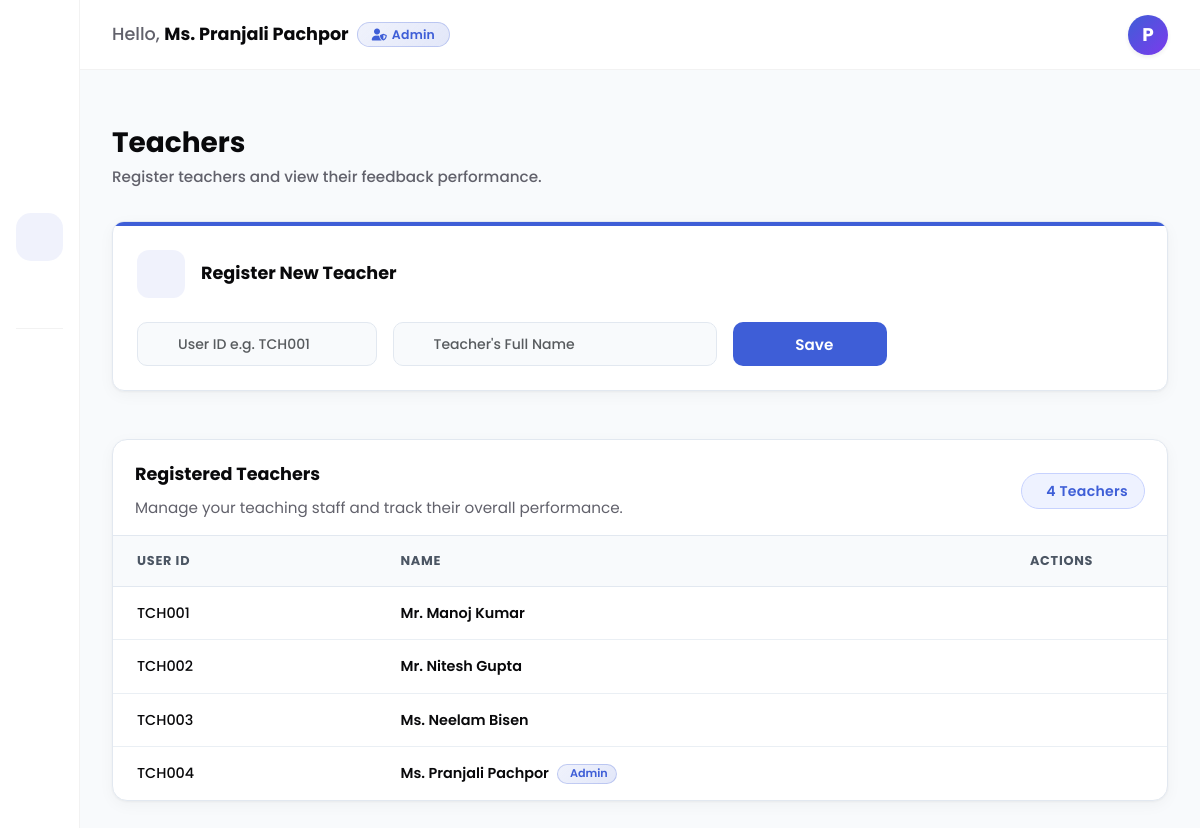
The app's page /admin/teachers (signed in) with its own data.
### tables this page shows
CREATE TABLE teachers (
            user_id TEXT PRIMARY KEY,
            name TEXT NOT NULL,
            password TEXT NOT NULL,
            admin TEXT DEFAULT 'no'
        );

### routes/admin.py (the view)
@admin_bp.route('/teachers')
@admin_required
def teachers():
    conn = get_db_connection()
    teachers_raw = conn.execute("""
        SELECT t.user_id, t.name, t.admin,
               (SELECT GROUP_CONCAT(s.subject_code || ' - ' || s.subject_name, ', ')
                FROM subject_teachers st
                JOIN subjects s ON st.subject_code = s.subject_code
                WHERE st.teacher_id = t.user_id) as assigned_subjects,
               (SELECT COUNT(id) FROM feedback WHERE teacher = t.user_id) as total_feedback,
               (SELECT AVG(rating_star) FROM feedback WHERE teacher = t.user_id) as avg_rating
        FROM teachers t
        WHERE LOWER(t.user_id) NOT LIKE 'adm%'
        GROUP BY t.user_id
        ORDER BY t.user_id ASC
    """).fetchall()
    all_teachers = []
    for t in teachers_raw:
        td = dict(t)
        td['avg_rating'] = round(t['avg_rating'], 1) if t['avg_rating'] else 0.0
        if td['assigned_subjects']:
            subs_list = [s.strip() for s in td['assigned_subjects'].split(',')]
            subs_list.sort()
            td['assigned_subjects'] = ', '.join(subs_list)
        all_teachers.append(td)
    conn.close()
    return render_template('admin/teachers.html', active_page='teachers', teachers=all_teachers, hide_navbar=True, hide_footer=True)

### database.py (called while the page is built)
def get_db_connection():
    conn = sqlite3.connect(DATABASE_FILE)
    conn.row_factory = sqlite3.Row
    conn.execute("PRAGMA foreign_keys = ON")
    return conn

### routes/admin.py (called while the page is built)
def admin_required(f):
    @wraps(f)
    def decorated_function(*args, **kwargs):
        if not session.get('user_id'):
            flash('Please log in to access this page.', 'danger')
            return redirect(url_for('main.index'))
        if session.get('role') != 'admin':
            flash('Access denied. Redirected to teacher dashboard.', 'danger')
            return redirect(url_for('admin.teacher_dashboard'))
        return f(*args, **kwargs)
    return decorated_function

@admin_bp.after_request
def add_no_cache_headers(response):
    response.headers['Cache-Control'] = 'no-store, no-cache, must-revalidate, max-age=0'
    response.headers['Pragma'] = 'no-cache'
    response.headers['Expires'] = '0'
    return response

### templates/admin/teachers.html (shortened to what this page needs)
{% extends "admin/base.html" %}
{% block admin_title %}Teachers{% endblock %}
{% block admin_subtitle %}Register teachers and view their feedback performance.{% endblock %}
{% block admin_content %}
<div class="row g-4 mb-5">
    <div class="col-lg-12">
        <div class="sa-action-card">
            <div style="height:4px;background:var(--primary);"></div>
            <div class="p-4">
                <div class="d-flex align-items-center gap-3 mb-4">
                    <div class="db-metric-icon">
                        <i class="fi fi-br-user-add"></i>
                    </div>
                    <div>
                        <h5 class="db-chart-title mb-0">Register New Teacher</h5>
                    </div>
                </div>
                <form action="{{ url_for('admin.add_teacher') }}" method="POST">
                    <div class="row g-3 align-items-center">
                        <div class="col-lg-3 col-md-4">
                            <input type="text" name="teacher_employee_id"
                                class="db-filter-input form-control shadow-none" placeholder="User ID e.g. TCH001"
                                style="text-transform: uppercase;" maxlength="6" required>
                        </div>
                        <div class="col-lg-4 col-md-5">
                            <input type="text" name="teacher_name" class="db-filter-input form-control shadow-none"
                                placeholder="Teacher's Full Name" required>
                        </div>
                        <div class="col-lg-2 col-md-3">
                            <button type="submit" class="db-filter-btn-submit w-100">
                                Save
                            </button>
                        </div>
                    </div>
                </form>
            </div>
        </div>
    </div>
</div>
<div class="db-table-card mt-4">
    <div class="db-table-card__header">
        <div>
            <h3 class="db-chart-title">Registered Teachers</h3>
            <p class="db-chart-desc">Manage your teaching staff and track their overall performance.</p>
        </div>
        {% if teachers %}
        <span
            class="badge rounded-pill px-3 py-2 fw-semibold d-inline-flex align-items-center justify-content-center gap-2"
            style="font-family: 'Poppins', sans-serif; font-size: 0.88rem; letter-spacing: 0.3px; height: 36px; background-color: var(--primary-light); color: var(--primary); border: 1px solid var(--primary-border) !important;">
            {{ teachers|length }} Teacher{{ 's' if teachers|length != 1 }}
        </span>
        {% endif %}
    </div>
    <div class="db-table-card__body">
        {% if teachers %}
        <div class="db-table-wrap">
            <table class="db-table db-table--compact db-table--narrow align-middle">
                <thead>
                    <tr>
                        <th style="width:25%;">User ID</th>
                        <th style="width:55%;">Name</th>
                        <th style="width:20%;" class="text-center">Actions</th>
                    </tr>
                </thead>
                <tbody>
                    {% for t in teachers %}
                    <tr>
                        <td class="db-table__date">{{ t.user_id }}</td>
                        <td class="db-table__teacher">
                            <div class="d-flex align-items-center gap-2">
                                <span class="fw-semibold">{{ t.name }}</span>
                                {% if t.admin == 'yes' %}
                                <span
                                    class="badge rounded-pill px-2 py-0.5 fw-semibold d-inline-flex align-items-center justify-content-center"
                                    style="font-family: 'Poppins', sans-serif; font-size: 0.7rem; background: linear-gradient(135deg, rgba(62, 94, 215, 0.08), rgba(62, 94, 215, 0.15)); color: var(--primary); border: 1px solid rgba(62, 94, 215, 0.25) !important; height: 20px;">
                                     Admin
                                </span>
                                {% endif %}
                            </div>
                        </td>
                        <td class="text-center">
                        </td>
                    </tr>
                    {% endfor %}
                </tbody>
            </table>
        </div>
        {% else %}
        <div class="db-table-empty py-5">
            <i class="fi fi-br-users-alt db-chart-empty__icon"></i>
            <p class="mt-2 text-muted fw-medium">No teachers registered yet. Add your first teacher above!</p>
        </div>
        {% endif %}
    </div>
</div>
{% endblock %}

### templates/admin/base.html (shortened to what this page needs)
{% extends "base.html" %}
{% block content %}
<div class="container-fluid p-0 admin-dashboard-container">
    <div class="row g-0">
        <div class="admin-sidebar d-flex flex-column">
            <div class="sidebar-brand px-4 d-flex align-items-center justify-content-between">
                <button type="button" class="btn-sidebar-close" id="sidebar-close-btn" title="Toggle Sidebar">
                </button>
            </div>
            <div class="px-3 py-4 flex-grow-1">
                <ul class="nav flex-column w-100" id="sidebar-menu">
                    {% if session.get('role') == 'admin' %}
                    <li class="nav-item mb-1">
                        <a href="{{ url_for('admin.dashboard') }}"
                            class="sidebar-nav-link sidebar-menu-item {% if active_page == 'dashboard' %}active{% endif %}">
                            <i class="sidebar-menu-icon fi fi-br-layout-fluid"></i>
                        </a>
                    </li>
                    <li class="nav-item mb-1">
                        <a href="{{ url_for('admin.feedbacks') }}"
                            class="sidebar-nav-link sidebar-menu-item {% if active_page == 'feedbacks' %}active{% endif %}">
                            <i class="sidebar-menu-icon fi fi-br-messages"></i>
                        </a>
                    </li>
                    <li class="nav-item mb-1">
                        <a href="{{ url_for('admin.teachers') }}"
                            class="sidebar-nav-link sidebar-menu-item {% if active_page == 'teachers' %}active{% endif %}">
                            <i class="sidebar-menu-icon fi fi-br-users"></i>
                        </a>
                    </li>
                    <li class="nav-item mb-1">
                        <a href="{{ url_for('admin.subjects') }}"
                            class="sidebar-nav-link sidebar-menu-item {% if active_page == 'subjects' %}active{% endif %}">
                            <i class="sidebar-menu-icon fi fi-br-book-open-cover"></i>
                        </a>
                    </li>
                    {% endif %}
                    {% if session.get('user_id') and not session.get('user_id').upper().startswith('ADM') %}
                    {% if session.get('role') == 'admin' %}
                    <li class="sidebar-divider"></li>
                    {% endif %}
                    <li class="nav-item mb-1">
                        <a href="{{ url_for('admin.teacher_dashboard') }}" class="sidebar-nav-link sidebar-menu-item {% if active_page == 'teacher_dashboard' %}active{% endif %}">
                            <i class="sidebar-menu-icon fi fi-br-stats"></i>
                        </a>
                    </li>
                    <li class="nav-item mb-1">
                        <a href="{{ url_for('admin.teacher_feedbacks') }}" class="sidebar-nav-link sidebar-menu-item {% if active_page == 'teacher_feedbacks' %}active{% endif %}">
                            <i class="sidebar-menu-icon fi fi-br-messages"></i>
                        </a>
                    </li>
                    {% endif %}
                </ul>
            </div>
            <div class="px-3 py-4 sidebar-footer d-flex flex-column gap-3">
                <a href="{{ url_for('admin.logout') }}"
                    class="sidebar-nav-link sidebar-menu-item sidebar-nav-link-logout">
                    <i class="sidebar-menu-icon fi fi-br-sign-out-alt"></i>
                </a>
            </div>
        </div>
        <div class="main-content-wrapper d-flex flex-column">
            <div class="admin-topbar d-flex align-items-center justify-content-between px-4"
                style="z-index: 100; flex-shrink: 0;">
                <div class="d-flex align-items-center gap-2">
                    <span
                        style="font-size: 1.1rem; font-weight: 500; color: var(--text-secondary); font-family: 'Poppins', sans-serif;">
                        Hello, <span style="font-weight: 700; color: var(--text-primary);">{{ session.get('user_name')
                            }}</span>
                    </span>
                    {% if session.get('role') == 'admin' %}
                    <span class="d-inline-flex align-items-center justify-content-center"
                        style="font-size: 0.78rem; font-weight: 600; background: linear-gradient(135deg, rgba(62, 94, 215, 0.08), rgba(62, 94, 215, 0.15)); color: var(--primary); border: 1px solid rgba(62, 94, 215, 0.25); padding: 5px 14px; border-radius: 50px; font-family: 'Poppins', sans-serif; line-height: 1.1; letter-spacing: 0.2px;">
                        <i class="fas fa-user-shield" style="font-size: 0.75rem; margin-right: 5px;"></i>Admin
                    </span>
                    {% endif %}
                </div>
                <div class="d-flex align-items-center gap-3 position-relative">
                    <a href="{{ url_for('admin.profile') }}" class="text-decoration-none" title="View Profile">
                        <div class="user-avatar-circle d-flex align-items-center justify-content-center shadow-sm"
                            style="width: 40px; height: 40px; border-radius: 50%; background: linear-gradient(135deg, var(--primary), var(--purple-accent)); color: #fff; font-weight: 700; font-size: 1.15rem; font-family: 'Poppins', sans-serif; text-transform: uppercase; transition: all 0.25s cubic-bezier(0.4, 0, 0.2, 1); cursor: pointer; box-shadow: 0 4px 10px rgba(62, 94, 215, 0.2);"
                            onmouseover="this.style.transform='scale(1.08) translateY(-2px)'; this.style.boxShadow='0 8px 16px rgba(62, 94, 215, 0.3)';"
                            onmouseout="this.style.transform='scale(1) translateY(0)'; this.style.boxShadow='0 4px 10px rgba(62, 94, 215, 0.2)';">
                            {% if session.get('user_name') %}
                                {% set _raw = session.get('user_name')|trim %}
                                {% set _prefixes = ['prof.', 'prof', 'mrs.', 'mrs', 'mr.', 'mr', 'ms.', 'ms', 'dr.', 'dr'] %}
                                {% set ns = namespace(display=_raw, found=false) %}
                                {% for _p in _prefixes %}
                                    {% if not ns.found and _raw.lower().startswith(_p) %}
                                        {% set ns.display = _raw[_p|length:]|trim %}
                                        {% set ns.found = true %}
                                    {% endif %}
                                {% endfor %}
                                {{ ns.display[0]|upper }}
                            {% else %}A{% endif %}
                        </div>
                    </a>
                </div>
            </div>
            <div class="db-scroll-area flex-grow-1">
                <div class="db-page-wrap pb-2 pt-5 mt-2 mb-3">
                    <h3 class="fw-bold mb-1 fs-3" style="color: var(--text-primary) !important;">{% block admin_title
                        %}{% endblock %}</h3>
                    <p class="mb-0 fw-medium" style="color: var(--title-desc-color) !important;">{% block admin_subtitle
                        %}{% endblock %}</p>
                </div>
                <div class="dashboard-section mt-4">
                    <div class="db-page-wrap pt-0">
                        {% block admin_content %}{% endblock %}
                    </div>
                </div>
            </div>
        </div>
    </div>
</div>
{% endblock %}

### records on screen
teachers: get "Ms. Pranjali Pachpor", user_id "TCH004", name "Ms. Pranjali Pachpor", admin "Admin"
teachers: user_id "TCH001", name "Mr. Manoj Kumar"
teachers: user_id "TCH002", name "Mr. Nitesh Gupta"
teachers: user_id "TCH003", name "Ms. Neelam Bisen"

### other values on screen
{{ ns.display[0]|upper }} "P"
{{ teachers|length }} "4"
{{ 's' if teachers|length != 1 }} "s"
